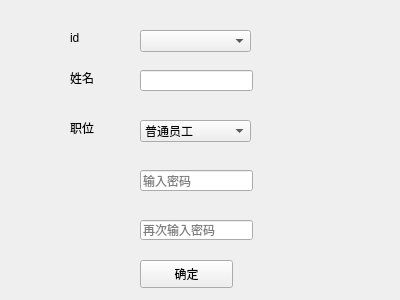
<?xml version="1.0" encoding="UTF-8"?>
<ui version="4.0">
 <class>update_staff_info</class>
 <widget class="QWidget" name="update_staff_info">
  <property name="geometry">
   <rect>
    <x>0</x>
    <y>0</y>
    <width>400</width>
    <height>300</height>
   </rect>
  </property>
  <property name="windowTitle">
   <string>update_staff_info</string>
  </property>
  <widget class="QLabel" name="label_2">
   <property name="geometry">
    <rect>
     <x>70</x>
     <y>70</y>
     <width>72</width>
     <height>15</height>
    </rect>
   </property>
   <property name="text">
    <string>姓名</string>
   </property>
  </widget>
  <widget class="QComboBox" name="position_combox">
   <property name="geometry">
    <rect>
     <x>140</x>
     <y>120</y>
     <width>111</width>
     <height>22</height>
    </rect>
   </property>
   <item>
    <property name="text">
     <string>普通员工</string>
    </property>
   </item>
   <item>
    <property name="text">
     <string>管理员</string>
    </property>
   </item>
  </widget>
  <widget class="QLabel" name="label">
   <property name="geometry">
    <rect>
     <x>70</x>
     <y>120</y>
     <width>41</width>
     <height>16</height>
    </rect>
   </property>
   <property name="text">
    <string>职位</string>
   </property>
  </widget>
  <widget class="QLineEdit" name="name_editor">
   <property name="geometry">
    <rect>
     <x>140</x>
     <y>70</y>
     <width>113</width>
     <height>21</height>
    </rect>
   </property>
  </widget>
  <widget class="QPushButton" name="pushButton">
   <property name="geometry">
    <rect>
     <x>140</x>
     <y>260</y>
     <width>93</width>
     <height>28</height>
    </rect>
   </property>
   <property name="text">
    <string>确定</string>
   </property>
  </widget>
  <widget class="QLineEdit" name="password_lineEdit">
   <property name="geometry">
    <rect>
     <x>140</x>
     <y>170</y>
     <width>113</width>
     <height>21</height>
    </rect>
   </property>
   <property name="echoMode">
    <enum>QLineEdit::Password</enum>
   </property>
   <property name="placeholderText">
    <string>输入密码</string>
   </property>
  </widget>
  <widget class="QLabel" name="label_4">
   <property name="geometry">
    <rect>
     <x>70</x>
     <y>30</y>
     <width>21</width>
     <height>16</height>
    </rect>
   </property>
   <property name="text">
    <string>id</string>
   </property>
  </widget>
  <widget class="QComboBox" name="staff_id_cbox">
   <property name="geometry">
    <rect>
     <x>140</x>
     <y>30</y>
     <width>111</width>
     <height>22</height>
    </rect>
   </property>
  </widget>
  <widget class="QLineEdit" name="password_lineEdit_2">
   <property name="geometry">
    <rect>
     <x>140</x>
     <y>220</y>
     <width>113</width>
     <height>20</height>
    </rect>
   </property>
   <property name="echoMode">
    <enum>QLineEdit::Password</enum>
   </property>
   <property name="placeholderText">
    <string>再次输入密码</string>
   </property>
  </widget>
 </widget>
 <resources/>
 <connections/>
</ui>
